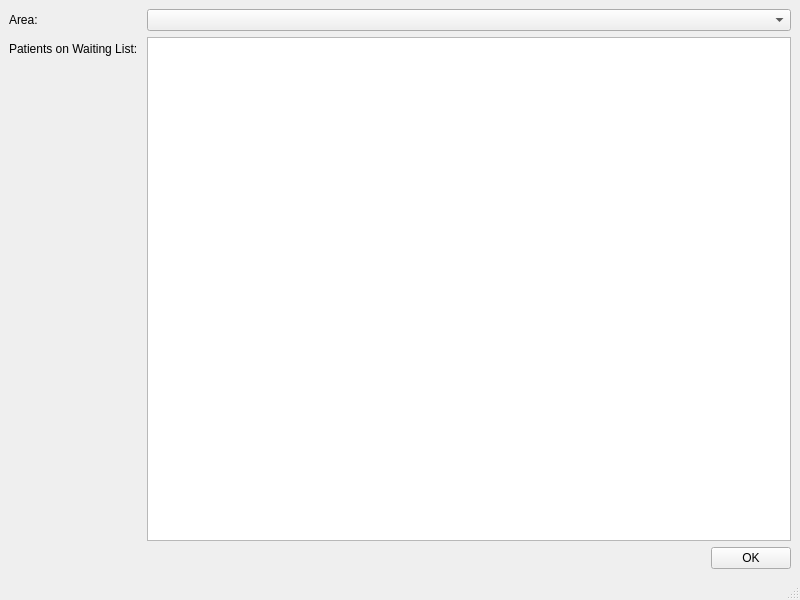
<?xml version="1.0" encoding="UTF-8"?>
<ui version="4.0">
 <class>ViewWaitingList</class>
 <widget class="QMainWindow" name="ViewWaitingList">
  <property name="geometry">
   <rect>
    <x>0</x>
    <y>0</y>
    <width>800</width>
    <height>600</height>
   </rect>
  </property>
  <property name="windowTitle">
   <string>MainWindow</string>
  </property>
  <widget class="QWidget" name="centralwidget">
   <layout class="QVBoxLayout" name="verticalLayout_2">
    <item>
     <layout class="QVBoxLayout" name="verticalLayout">
      <item>
       <layout class="QFormLayout" name="formLayout">
        <property name="fieldGrowthPolicy">
         <enum>QFormLayout::AllNonFixedFieldsGrow</enum>
        </property>
        <item row="0" column="0">
         <widget class="QLabel" name="label">
          <property name="text">
           <string>Area:</string>
          </property>
         </widget>
        </item>
        <item row="0" column="1">
         <widget class="QComboBox" name="comboBox"/>
        </item>
        <item row="1" column="0">
         <widget class="QLabel" name="label_2">
          <property name="text">
           <string>Patients on Waiting List: </string>
          </property>
         </widget>
        </item>
        <item row="1" column="1">
         <widget class="QListWidget" name="listWidget"/>
        </item>
       </layout>
      </item>
      <item>
       <layout class="QHBoxLayout" name="horizontalLayout">
        <item>
         <spacer name="horizontalSpacer">
          <property name="orientation">
           <enum>Qt::Horizontal</enum>
          </property>
          <property name="sizeHint" stdset="0">
           <size>
            <width>40</width>
            <height>20</height>
           </size>
          </property>
         </spacer>
        </item>
        <item>
         <widget class="QPushButton" name="OKButton">
          <property name="text">
           <string>OK</string>
          </property>
         </widget>
        </item>
       </layout>
      </item>
     </layout>
    </item>
   </layout>
  </widget>
  <widget class="QMenuBar" name="menubar">
   <property name="geometry">
    <rect>
     <x>0</x>
     <y>0</y>
     <width>800</width>
     <height>23</height>
    </rect>
   </property>
  </widget>
  <widget class="QStatusBar" name="statusbar"/>
 </widget>
 <resources/>
 <connections>
  <connection>
   <sender>OKButton</sender>
   <signal>clicked()</signal>
   <receiver>ViewWaitingList</receiver>
   <slot>close()</slot>
   <hints>
    <hint type="sourcelabel">
     <x>743</x>
     <y>552</y>
    </hint>
    <hint type="destinationlabel">
     <x>685</x>
     <y>492</y>
    </hint>
   </hints>
  </connection>
 </connections>
</ui>
